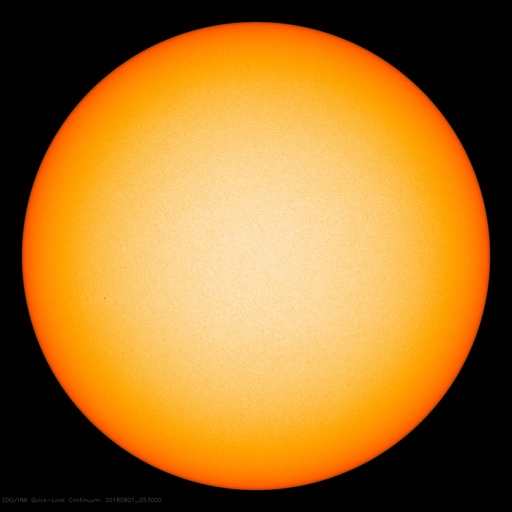
#> input picture testimage.jpg, 512 x 512 px
$ python finalimage.py
#> lines starting #> are read from the running program, lines starting #| are printed output that depends on the picture; long printed decimals are rounded
import math

import matplotlib.pyplot as pl
import numpy as np
from PIL import Image


def rgb_of_pixel(img_path, x, y):
    im = img_path.convert('RGB')
    r, g, b = im.getpixel((x, y))
    a = (r, g, b)
    return a

I1=[]
I=[]
R=[]
T=[]
theata=[]
Rx=[]
Ix=[]
I1x=[]
Ixx=[]
img = Image.open("testimage.jpg")
#> img is the input picture: PIL image 512x512 RGB; mean R, G, B 165.7, 115.2, 43


for i in range(512):
    R.append((i-256)/256)
    a =(rgb_of_pixel(img, i, 256))
    I1.append(((a[0]+a[1]+a[2])/3))
#> this loop made 512 passes
#> (r in rgb_of_pixel, g in rgb_of_pixel, b in rgb_of_pixel) on passes 1 to 3: (0, 0, 0), (0, 0, 0), (0, 0, 0)
#> after the loop, I1 = 512 values, max 222.3 at index 253, min 0 at index 0, mean 166.4; R = 512 values from -1 to 0.996

k = max(I1)
#> k = 222.3
#print(k)


for i in range(512):
    I.append(I1[i]/k)
    T.append(pow(I[i],0.25))
#> after the loop, I = 512 values, max 1 at index 253, min 0 at index 0, mean 0.748; T = 512 values, max 1 at index 253, min 0 at index 0, mean 0.881

Ra = 233.5

for i in range(0,256):
    r = Ra-i
    l = r/Ra
    m = np.arcsin(l)
    costh = np.cos(m)
    theata.append(costh)

# print(theata)
avgslope = 0.00

for i in range(60,225):
    avgslope = avgslope + ((I[i]-I[i+1])/(theata[i]-theata[i+1]))/164
#> this loop made 165 passes
#> avgslope on passes 1 to 3: -0.0174, -0.0174, -0.00551
#> after the loop, avgslope = 0.599


pl.figure(1)
pl.plot(R,T,color="orange") #plots for Radius vs Temperature
pl.grid()
pl.xlabel("Radius")
pl.ylabel("T/Tmax")
pl.title("Radius vs Temp.")

pl.figure(2)
pl.plot(R,I,color="blue") #plots for Radius vs Intensity
pl.xlabel("Radius")
pl.ylabel("I/Imax")
pl.title("Radius vs Intensity")
pl.grid()


pl.figure(3)
pl.plot(theata[20:256],I[43:279],color="green") #only positive values of theata are taken
#pl.plot((0,1),(1-avgslope,I[279]))
#pl.plot((theata[260],theata[467]),(I[260],I[467])),  #RD
print("the slope is",avgslope),
#| the slope is 0.5985
pl.xlabel("cosθ")
pl.ylabel("I/Imax")

pl.grid()
pl.show()
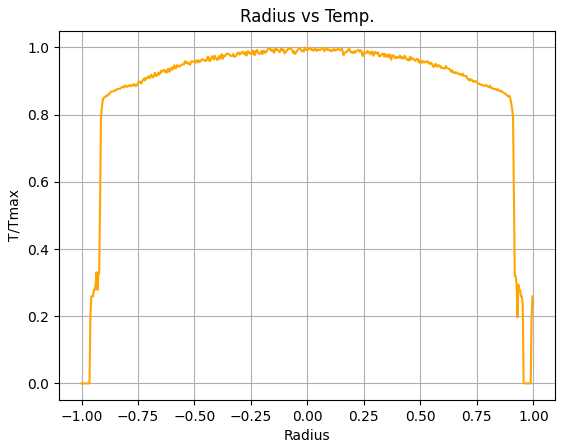
#> figure drawn by matplotlib, 1 panel; curve peaks at x = -0.0117, y = 1
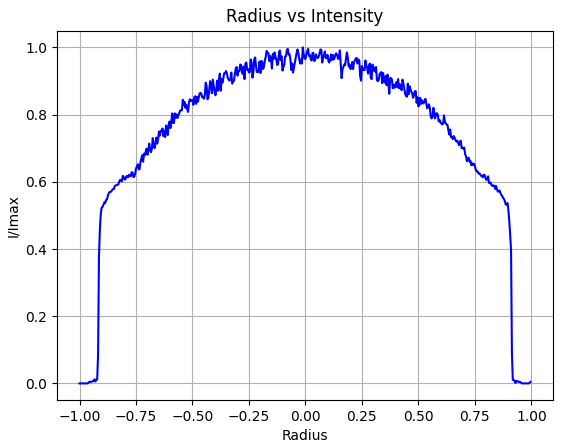
#> figure drawn by matplotlib, 1 panel; curve peaks at x = -0.0117, y = 1
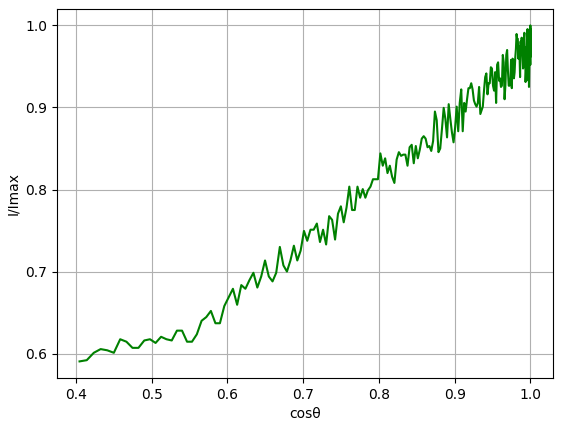
#> figure drawn by matplotlib, 1 panel
